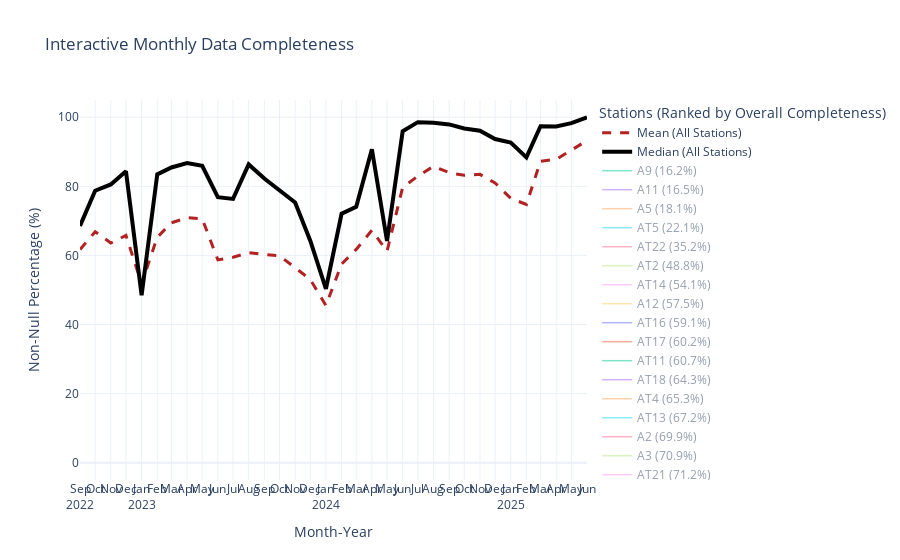

The notebook cell saved with this chart:
### Code cell
# Remove invalid stations
# Plot overall data completeness of stations per month

# Can remove
missing_params = {
    'Ozone': [4],
    'Particulate matter 2.5': [1,3,4,5],
    'Pressure':[3,4],
    'Wind direction': [i for i in range(6,28)], # No airthings for wind
    'Wind speed': [i for i in range(6,28)]
}

def plot_completeness(cleaned_data):
    df_processed = cleaned_data.copy()
    unique_stations = all_stations_df[['name', 'id']]

    # Collect overall completeness of each station
    station_overall_completeness = {}
    for _, station_row in unique_stations.iterrows():
        station_name = station_row['name']
        station_id = station_row['id']
        # Determine the parameters this station collects
        params_collected = [p for p in total_params 
                            if p not in missing_params or station_id not in missing_params.get(p, [])]
        # Filter the df for only the current station's data
        station_data = df_processed[df_processed['name'] == station_name]
        total_expected = len(station_data) * len(params_collected)
        # Calculate the total number of non-null measurements
        total_actual = station_data[params_collected].notnull().sum().sum()
        completeness_pct = (total_actual / total_expected) * 100
        station_overall_completeness[station_name] = completeness_pct
    # Convert to a Series and sort it to get the ranked order
    ranked_stations = pd.Series(station_overall_completeness).sort_values()

    # Calculate the monthly percentages of non-null values
    station_expected_counts = {}
    total_param_count = len(total_params)
    for _, station_row in unique_stations.iterrows():
        num_missing = sum(1 for param, missing_ids in missing_params.items() 
                          if param in total_params and station_row['id'] in missing_ids)
        station_expected_counts[station_row['name']] = total_param_count - num_missing
    df_processed['expected_param_count'] = df_processed['name'].map(station_expected_counts)
    df_processed['expected_param_count'] = df_processed['expected_param_count'].fillna(total_param_count)
    non_null_actuals = df_processed[total_params].notnull().sum(axis=1)
    df_processed['non_null_percentage'] = 100 * (non_null_actuals / df_processed['expected_param_count']).replace([np.inf, -np.inf], 0)
    df_processed['month_year'] = df_processed['time'].dt.to_period('M')
    monthly_station_completeness = df_processed.groupby(['month_year', 'name'], observed=True)['non_null_percentage'].mean().reset_index()
    pivot_df = monthly_station_completeness.pivot(index='month_year', columns='name', values='non_null_percentage')
    pivot_df.index = pivot_df.index.astype(str)
    monthly_median = pivot_df.median(axis=1)
    monthly_mean = pivot_df.mean(axis=1)

    # Plot figure
    fig = go.Figure()
    # Add mean and median lines
    fig.add_trace(go.Scatter(
        x=monthly_mean.index, y=monthly_mean.values, name='Mean (All Stations)',
        mode='lines', line=dict(color='firebrick', width=3, dash='dash'), hoverinfo='x+y'
    ))
    fig.add_trace(go.Scatter(
        x=monthly_median.index, y=monthly_median.values, name='Median (All Stations)',
        mode='lines', line=dict(color='black', width=4), hoverinfo='x+y'
    ))
    # Add individual station lines IN RANKED ORDER
    for station_name, overall_pct in ranked_stations.items():
        if station_name in pivot_df.columns:
            fig.add_trace(go.Scatter(
                x=pivot_df.index, y=pivot_df[station_name],
                name=f"{station_name} ({overall_pct:.1f}%)", # New ranked & labeled name
                mode='lines', line=dict(width=1.5),
                visible='legendonly', # Hidden by default
                hoverinfo='x+y+name'
            ))
    # Customize layout
    fig.update_layout(
        title_text='Interactive Monthly Data Completeness',
        xaxis_title='Month-Year',
        yaxis_title='Non-Null Percentage (%)',
        yaxis_range=[-5, 105],
        legend_title_text='Stations (Ranked by Overall Completeness)',
        hovermode='x unified',
        template='plotly_white',
        xaxis=dict(
            dtick="M1",  
            tickformat="%b\n%Y",  
            tickangle=0  
        )
    )
    fig.show()

plot_completeness(cleaned_data)

# Remove identified stations from cleaned_data
invalid_stations = [36,38,32,9,27,7,19]
mask = ~cleaned_data['id'].isin(invalid_stations)
processed_data = cleaned_data[mask].copy()

# Save to csv
#processed_data.to_csv(r'C:\Users\Austin\Documents\DATABANK\Masters\Thesis\Code\final_method\processed_data.csv')
